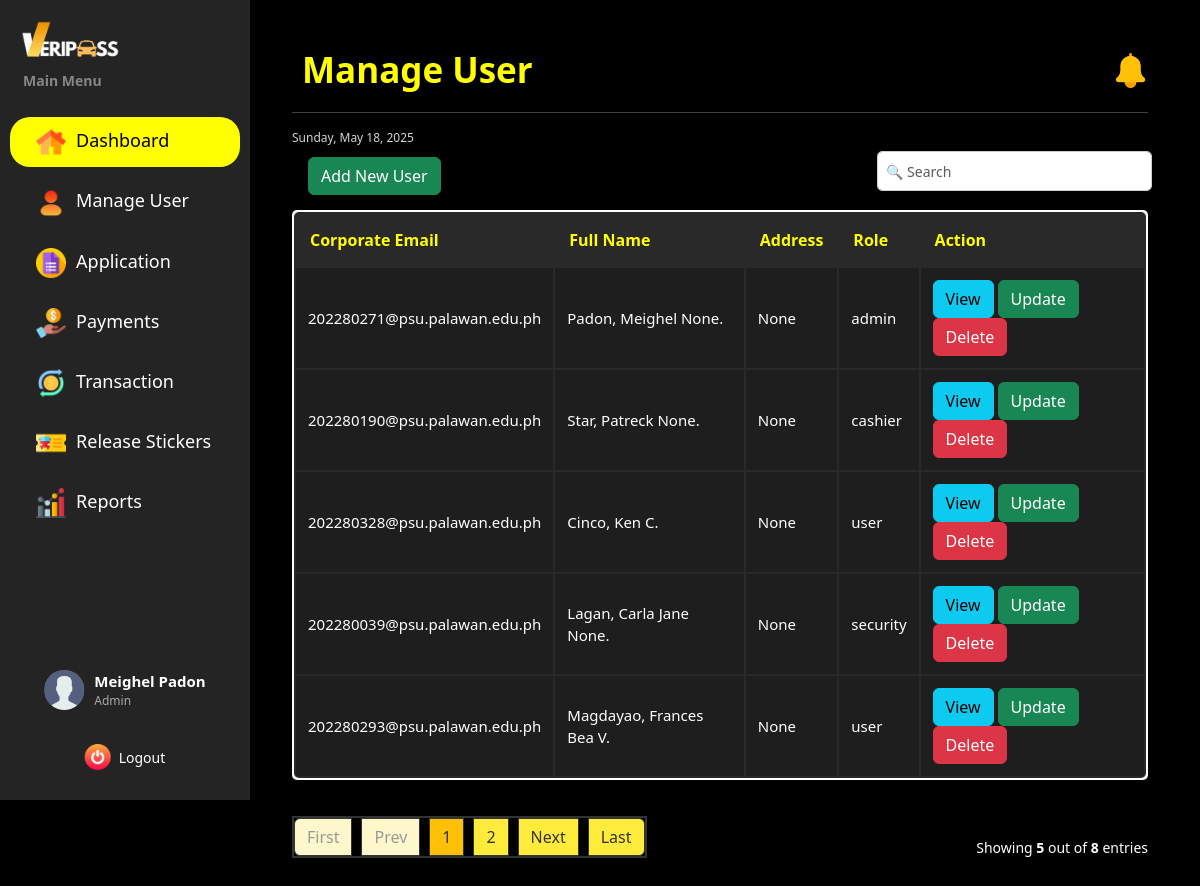
Page /dashboard/admin/manage_users/ (signed in) on the earlier database version.
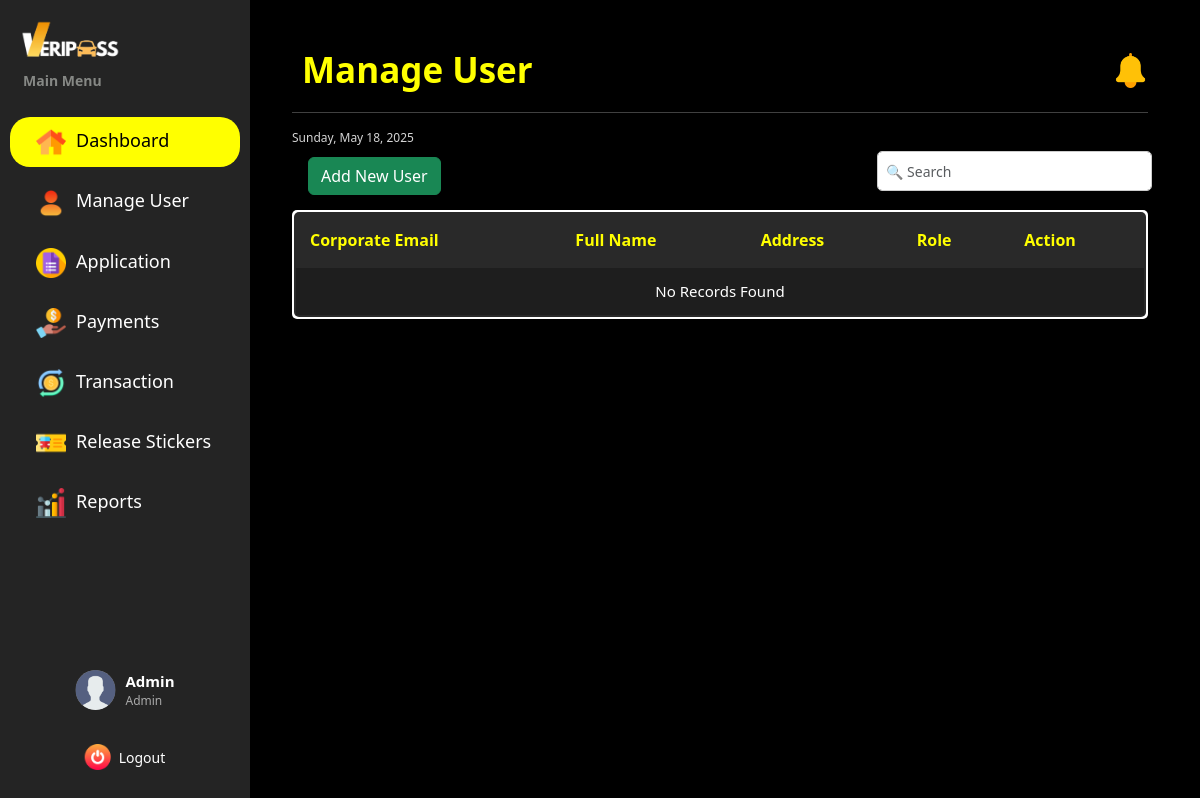
Same page on the later database version.
### vehicle_pass/models.py (models this page shows, shortened)
class BaseModel(models.Model):
    created_at = models.DateTimeField(auto_now_add=True, db_index=True)
    updated_at = models.DateTimeField(auto_now=True)
    class Meta:
        abstract = True

class UserProfile(BaseModel):
    ROLE_CHOICES = [('user', 'User'),
        ('security', 'Security'),
        ('cashier', 'Cashier'),
        ('admin', 'Admin')
        ]
    SCHOOL_ROLE_CHOICES = [('student', 'Student'),
                   ('faculty', 'faculty'),
                   ('university personnel', 'University Personnel')
                   ]
    profile_picture = models.ImageField(
        upload_to='profile_pictures/',
        blank=True,
        null=True,
    )
    corporate_email = models.EmailField(max_length=50, unique=True)
    password = models.CharField(max_length=128)
    lastname = models.CharField(max_length=25)
    firstname = models.CharField(max_length=50)
    middle_name = models.CharField(max_length=25, blank=True, null=True)
    suffix = models.CharField(max_length=5, blank=True, null=True)
    dl_number = models.CharField(max_length=15, blank=True, null=True)
    college = models.CharField(max_length=100, blank=True, null=True)
    program = models.CharField(max_length=100, blank=True, null=True)
    department = models.CharField(max_length=100, blank=True, null=True)
    address = models.CharField(max_length=100, blank=True, null=True)
    role = models.CharField(max_length=20, choices=ROLE_CHOICES, default='user', null=True)
    school_role = models.CharField(max_length=20, choices=SCHOOL_ROLE_CHOICES)

### vehicle_pass/views.py (the view)
# urls.py: path("dashboard/admin/manage_users/", AdminViewUser.as_view(), name="admin_manage_user"),
class AdminViewUser(CustomLoginRequiredMixin, ListView):
    model = UserProfile
    context_object_name = "users"
    template_name = 'Admin Dashboard/Admin_Manage_User.html'
    paginate_by = 5

### vehicle_pass/authentication.py (called while the page is built)
    def dispatch(self, request, *args, **kwargs):
        if not request.session.get("user_id"): #overrides the django dispatch
            return redirect("login")  #redirect to login if no active on session
        return super().dispatch(request, *args, **kwargs)

### vehicle_pass/context_processors.py (called while the page is built)
def admin_user_context(request):
    if hasattr(request, 'session') and 'user_id' in request.session:
        try:
            user_id = request.session.get('user_id')
            admin_user = UserProfile.objects.get(id=user_id, role='admin')
            admin_name = f"{admin_user.firstname} {admin_user.lastname}"
        except Exception as e:
            admin_name = "Admin"
    else:
        admin_name = "Not Logged In"
    return {'admin_name': admin_name}

def default_user_context(request):
    if hasattr(request, 'session') and 'user_id' in request.session:
        try:
            user_id = request.session.get('user_id')
            default_user = UserProfile.objects.get(id=user_id, role='user')
            user_name = f"{default_user.firstname} {default_user.lastname}"
        except Exception as e:
            user_name = "User"
    else:
        user_name = "Not Logged In"
    return {'user_name': user_name}

### templates/Admin Dashboard/Admin_Manage_User.html (shortened to what this page needs)
{% extends "includes/admin_sidebar.html" %}
{% load static %}
{% block extra_css %}
    <link rel="stylesheet" href="{% static 'css/admin-dashboard-style.css' %}">
    <link rel="stylesheet" href="{% static 'css/sidebar.css' %}">
{% endblock %}
{% block content %}
<div class="main-content flex-grow-1 ms-uto">
    <div class="container-fluid py-1">
        <div class="d-flex flex-column flex-md-row justify-content-between align-items-start align-items-md-center mb-3">
             <h2 class="title mb-3 mb-md-0">Manage User</h2>
            <div class="d-flex align-items-center gap-3">
                <a href="Announcements.html" class="text-decoration-none text-light position-relative">
                    <img src="{% static 'images/notification.png' %}" alt="Notifications" width="35" height="35">
                </a>
            </div>
        </div>
        <hr>
        <small><span id="date"></span></small>
        <br>
        <div class="filter-container">
            <input class="position-absolute end-0 bottom-10 form-control w-20 me-5" type="text" id="search-bar" placeholder="🔍 Search">
            <div class="position-absolute start-2 bottom-10 p-3">
                <a href="{% url 'admin_create_user' %}" class="btn btn-success">Add New User</a>
            </div>
        </div>
        <br>
        <section class="table-container">
            <table class="users-table">
                <thead>
                    <tr>
                        <th>Corporate Email</th>
                        <th>Full Name</th>
                        <th>Address</th>
                        <th>Role</th>
                        <th>Action</th>
                    </tr>
                </thead>
                <tbody>
                {% for user in users %}
                    <tr>
                        <td>{{ user.corporate_email }}</td>
                        <td>{{ user.lastname }}, {{ user.firstname }} {{ user.middle_name|slice:":1" }}.</td>
                        <td>{{ user.address }}</td>
                        <td>{{ user.role }}</td>
                        <td>
                            <a href="{% url 'admin_view_specific_user' user.pk %}" class="btn btn-info">View</a>
                            <a href="{% url 'admin_update_user' user.pk %}" class="btn btn-success">Update</a>
                            <button class="btn btn-danger">Delete</button>
                        </td>
                    </tr>
                    {% empty %}
                    <tr>
                      <td colspan="5" style="text-align: center">
                        <p class="text-sm font-weight-bold mb-0">No Records Found</p>
                      </td>
                    </tr>
                    {% endfor %}
                </tbody>
            </table>
        </section>
        {% include 'includes/pagination.html' %}
    </div>
</div>
{% endblock %}

Differences in the rows shown:
removed UserProfile: corporate_email "202280271@psu.palawan.edu.ph", lastname "Padon", firstname "Meighel", middle_name "None", address "None", role "admin"
removed UserProfile: corporate_email "202280190@psu.palawan.edu.ph", lastname "Star", firstname "Patreck", middle_name "None", address "None", role "cashier"
removed UserProfile: corporate_email "202280328@psu.palawan.edu.ph", lastname "Cinco", firstname "Ken", middle_name "C", address "None", role "user"
removed UserProfile: corporate_email "202280039@psu.palawan.edu.ph", lastname "Lagan", firstname "Carla Jane", middle_name "None", address "None", role "security"
removed UserProfile: corporate_email "202280293@psu.palawan.edu.ph", lastname "Magdayao", firstname "Frances Bea", middle_name "V", address "None", role "user"
Other differences:
{{ admin_name }}: "Meighel Padon" → "Admin"
{{ object_list.count }}: "5" → (not shown)
{{ paginator.count }}: "8" → (not shown)
text no longer shown: "First Prev Next Last Showing out of entries"
text now shown: "No Records Found"
list line gone: "1"
list line gone: "2"
